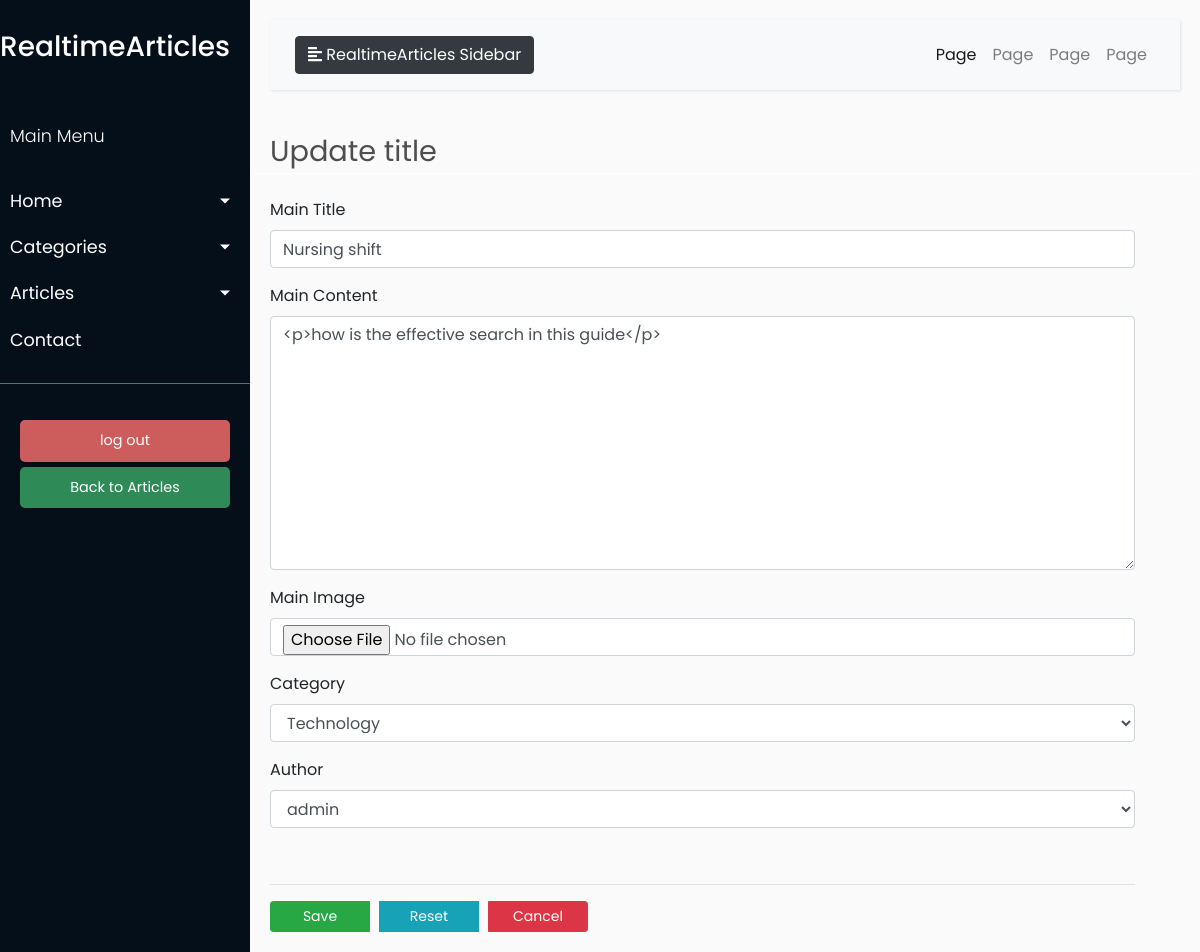
The page /update_article/4 (signed in) on the database its author committed.
### models/models.py (models this page shows, shortened)
class Article(db.Model):
    __tablename__ = 'article'
    id = db.Column(db.Integer, primary_key=True)
    main_title = db.Column(db.String(100), nullable=False)
    main_content = db.Column(db.Text, nullable=True)
    date_published = db.Column(db.DateTime, default=datetime.utcnow)
    author_id = db.Column(db.Integer, db.ForeignKey('user.id'), nullable=False)
    category_id = db.Column(db.Integer, db.ForeignKey('category.id'), nullable=False)
    main_image = db.Column(db.String(100), nullable=True)  # Path to main image
    author = db.relationship('User', backref='articles')
    category = db.relationship('Category', backref='articles')

### blueprints/article.py (the view, shortened to what this page needs)
@article.route('/update_article/<int:article_id>', methods=['GET', 'POST'])
@login_required
def update_article(article_id):
    title = 'Update title'
    article = Article.query.get_or_404(article_id)
    form = ArticleForm(obj=article)
    return render_template('admin/articles/edit_article.html', form=form, title=title)

### forms.py
class ArticleForm(FlaskForm):
    main_title = StringField('Main Title', validators=[DataRequired()])
    main_content = CKEditorField('Main Content', render_kw={"rows": 10})
    author_id = SelectField('Author', coerce=int, validators=[DataRequired()])
    category_id = SelectField('Category', coerce=int, validators=[DataRequired()])
    main_image = FileField('Main Image', render_kw={"class": "form-control"})
    def __init__(self, *args, **kwargs):
        super(ArticleForm, self).__init__(*args, **kwargs)
        self.author_id.choices = [(author.id, author.username) for author in User.query.all()]
        self.category_id.choices = [(category.id, category.name) for category in Category.query.all()]

### app.py (called while the page is built)
@login.user_loader
def load_user(user_id):
    return User.query.get(int(user_id))

### templates/admin/articles/edit_article.html (shortened to what this page needs)
{% extends "admin/base.html" %}
{% block content %}
    <div class="row" style="color: #4e4e4e; font-style: 'Poppins'; font-size: 1.8rem; ">
        <div class="col-md-12" style=" border-bottom: 1px solid white;">{{ title }}</div>
    </div>
    <br>
    <div style="width: 95%;">
        <form method="post" action="" enctype="multipart/form-data">
            <div class="form-group">
                {{ form.main_title.label(class="form-control-label") }}
                {{ form.main_title(class="form-control",  id="main-title") }}
            </div>
            <div class="form-group">
                {{ form.main_content.label(class="form-control-label") }}
                {{ form.main_content(class="form-control",  id="main-content") }}
            </div>
            <div class="form-group">
                {{ form.main_image.label(class="form-control-label") }}
                {{ form.main_image(class="form-control") }}
            </div>
            <div class="form-group">
                {{ form.category_id.label(class="form-control-label") }}
                {{ form.category_id(class="form-control") }}
            </div>
            <div class="form-group">
                {{ form.author_id.label(class="form-control-label") }}
                {{ form.author_id(class="form-control") }}
            </div>
            <br>
            <hr>
            <div class="btn-group">
                <button type="submit" class="btn btn-success btn-sm" style="margin-right: 10px; width: 100px">Save
                </button>
                <button type="reset" class="btn btn-info btn-sm" style="margin-right: 10px;  width: 100px">Reset
                </button>
                <a href="{{ url_for('article.article_list') }}" class="btn btn-danger btn-sm" style="margin-right: 10px;  width: 100px">Cancel</a>
            </div>
        </form>
    </div>
{% endblock content %}

### static/css/admin_css/style.css (style rules this page uses)
body { font-family: 'Poppins', sans-serif; background: #fafafa; }
a, a:hover, a:focus { color: inherit; text-decoration: none; transition: all 0.3s; }

### rows shown on the page
Article: main_title "Nursing shift", main_content "<p>how is the effective search in this guide</p>", category_id "Technology", author_id "admin"

### other values the page prints
{{ title }} "Update title"
